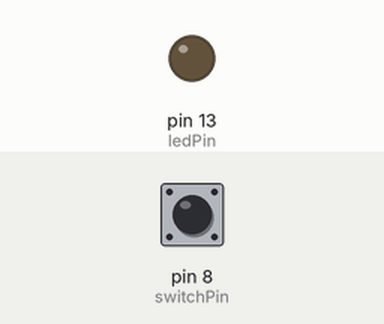
Recording of a sketch running on a simulated Arduino Uno, built with avr-gcc and run on an emulated ATmega328P. Parts: output pins drawn as LEDs (lit = HIGH). The test bench sets the inputs (shaded band); at power-on: pin 8 (switchPin) LOW.

Above: at 1.2 s.
1.3 s: pin 8 (switchPin) pulsed HIGH 5 times (0.12 s each, 0.3 s apart)
At 3.1 s:
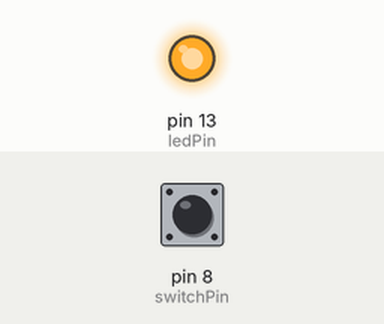
Timing chart, 0 to 4.6 s (numbered marks = the images above; inputs shaded):
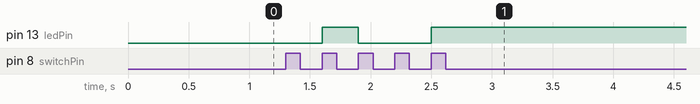

Measured:
- after the input at 1.3 s, pin 13 (ledPin): LOW → HIGH after 0.30 s, → LOW 0.30 s later, → HIGH 0.60 s later

The sketch:

second_sketch.ino
```cpp
int switchPin = 8;
int ledPin = 13;
boolean lastState = LOW;
boolean ledOn = false;

void setup() {
  // put your setup code here, to run once:
  pinMode(switchPin, INPUT);
  pinMode(ledPin, OUTPUT);
}

void loop() {
  // put your main code here, to run repeatedly:
  if (digitalRead(switchPin) == HIGH && lastState == LOW) {
      ledOn = !ledOn;
      lastState = HIGH;
    }
  else {
      lastState = digitalRead(switchPin);
    }
  digitalWrite(ledPin, ledOn);
}
```
